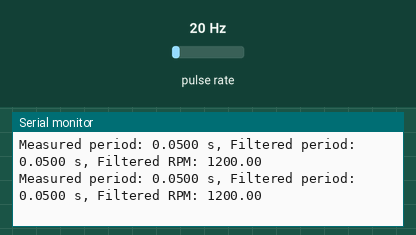
The sketch below on a simulated ESP32. On the bench: the last lines printed to the serial monitor. Wiring (inferred from the names in the program): pulse sensor: data GPIO 27. Inputs (shaded band) come from the test bench; at power-on: pulse rate 20 Hz.

Above: at 1.2 s.
1.3 s: pulse rate (sensor on GPIO 27) set to 4 Hz
At 1.92 s:
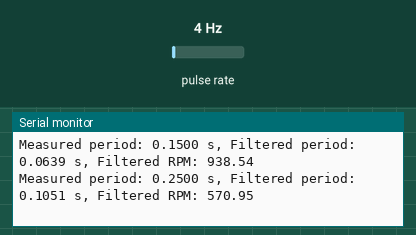
2.8 s: pulse rate (sensor on GPIO 27) set to 50 Hz
At 2.86 s:
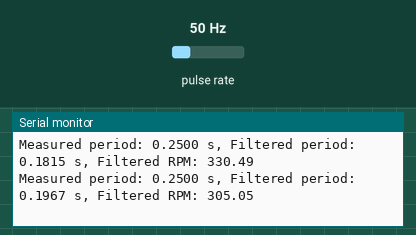
Timing chart, 0 to 5.8 s (numbered marks = the images above; inputs shaded):
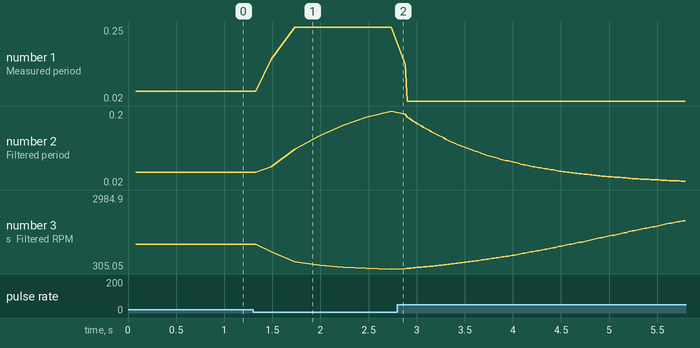

Measured:
- after the input at 1.3 s, the serial monitor: prints a new line after 0.19 s (image 1)
- plotted number 1: 0.05 → 0.25 after the input at 1.3 s, 0.25 → 0.02 after the input at 2.8 s
- plotted number 2: 0.05 → 0.2 after the input at 1.3 s, 0.2 → 0.02 after the input at 2.8 s
- plotted number 3: 1200 → 305.05 after the input at 1.3 s, 305.05 → 2984.9 after the input at 2.8 s

The sketch:

filter_period.ino
```cpp
// ESP32 wheel-speed measurement with period filtering

#include <Arduino.h>
#include <math.h>

// -------------------------
// Configuration
// -------------------------

const int SENSOR_PIN = 27;
const int PULSES_PER_REVOLUTION = 1;
const float FILTER_TIME_CONSTANT = 1.0f;
const uint32_t MIN_EDGE_SPACING_US = 0;

// Used only to declare zero speed after pulses stop.
// Choose this longer than the longest pulse interval expected
// during normal operation.
const uint32_t STOP_TIMEOUT_US = 5000000UL; // 5 seconds

// -------------------------
// Shared interrupt variables
// -------------------------

volatile uint32_t lastAcceptedEdgeTimeUs = 0;
volatile uint32_t latestPeriodUs = 0;
volatile uint32_t latestPulseTimeUs = 0;
volatile uint32_t measurementNumber = 0;

// -------------------------
// Filter variables
// -------------------------

float filteredPeriodSeconds = 0.0f;
float filteredRPM = 0.0f;

uint32_t lastProcessedMeasurement = 0;
uint32_t previousMeasurementTimeUs = 0;

bool filterInitialized = false;
bool wheelStopped = false;

// -------------------------
// Sensor interrupt
// -------------------------

void IRAM_ATTR sensorISR()
{
    uint32_t currentTimeUs = micros();

    // The first accepted edge establishes a timing reference.
    if (lastAcceptedEdgeTimeUs == 0) {
        lastAcceptedEdgeTimeUs = currentTimeUs;
        return;
    }

    uint32_t periodUs =
        currentTimeUs - lastAcceptedEdgeTimeUs;
    if (MIN_EDGE_SPACING_US > 0 &&
        periodUs < MIN_EDGE_SPACING_US) {
        return;
    }

    lastAcceptedEdgeTimeUs = currentTimeUs;

    latestPeriodUs = periodUs;
    latestPulseTimeUs = currentTimeUs;
    measurementNumber++;
}

// -------------------------
// Setup
// -------------------------

void setup()
{
    Serial.begin(115200);

    pinMode(SENSOR_PIN, INPUT_PULLUP);

    attachInterrupt(
        digitalPinToInterrupt(SENSOR_PIN),
        sensorISR,
        FALLING
    );

    Serial.println("RPM measurement started");
}

// -------------------------
// Main loop
// -------------------------

void loop()
{
    uint32_t periodUs;
    uint32_t pulseTimeUs;
    uint32_t measurementCount;
    uint32_t lastEdgeUs;

    // Safely copy values updated by the interrupt.
    noInterrupts();

    periodUs = latestPeriodUs;
    pulseTimeUs = latestPulseTimeUs;
    measurementCount = measurementNumber;
    lastEdgeUs = lastAcceptedEdgeTimeUs;

    interrupts();

    // Process each new period measurement only once.
    if (measurementCount != lastProcessedMeasurement) {
        lastProcessedMeasurement = measurementCount;

        float measuredPeriodSeconds =
            periodUs / 1000000.0f;

        // After a stop, the first new valid period starts a new
        // filter sequence instead of blending with an old value.
        if (!filterInitialized || wheelStopped) {
            filteredPeriodSeconds = measuredPeriodSeconds;
            previousMeasurementTimeUs = pulseTimeUs;
            filterInitialized = true;
            wheelStopped = false;
        }
        else {
            // Time since the previous accepted measurement.
            uint32_t elapsedUs =
                pulseTimeUs - previousMeasurementTimeUs;

            float elapsedSeconds =
                elapsedUs / 1000000.0f;

            previousMeasurementTimeUs = pulseTimeUs;

            // Calculate alpha from the actual elapsed time.
            float alpha =
                1.0f - expf(
                    -elapsedSeconds /
                    FILTER_TIME_CONSTANT
                );

            // First-order IIR low-pass filter on period.
            filteredPeriodSeconds +=
                alpha *
                (measuredPeriodSeconds -
                 filteredPeriodSeconds);
        }

        // Calculate RPM from the filtered period.
        if (filteredPeriodSeconds > 0.0f) {
            filteredRPM =
                60.0f /
                (PULSES_PER_REVOLUTION *
                 filteredPeriodSeconds);
        }

        Serial.print("Measured period: ");
        Serial.print(measuredPeriodSeconds, 4);

        Serial.print(" s, Filtered period: ");
        Serial.print(filteredPeriodSeconds, 4);

        Serial.print(" s, Filtered RPM: ");
        Serial.println(filteredRPM, 2);
    }

    // Detect zero speed or a stall using an independent timeout.
    // This is not derived from an assumed RPM range.
    uint32_t currentTimeUs = micros();

    if (lastEdgeUs != 0 &&
        (uint32_t)(currentTimeUs - lastEdgeUs) > STOP_TIMEOUT_US) {

        if (!wheelStopped) {
            wheelStopped = true;
            filteredRPM = 0.0f;

            Serial.println("No pulse timeout: wheel stopped or sensor inactive");
        }
    }

    delay(20);
}
```
